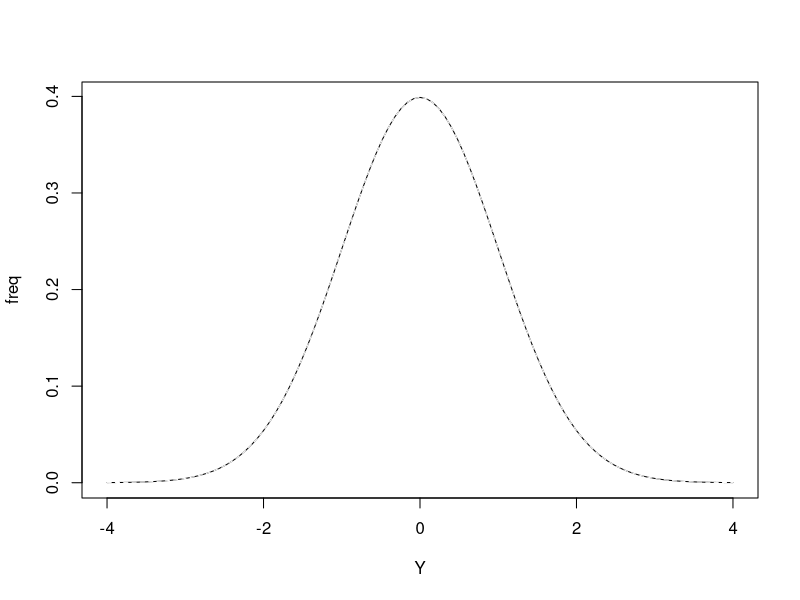
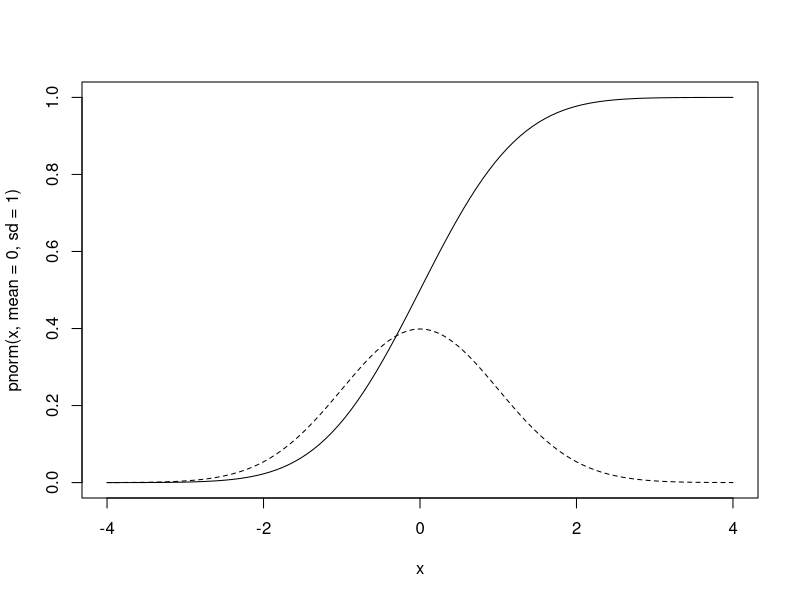
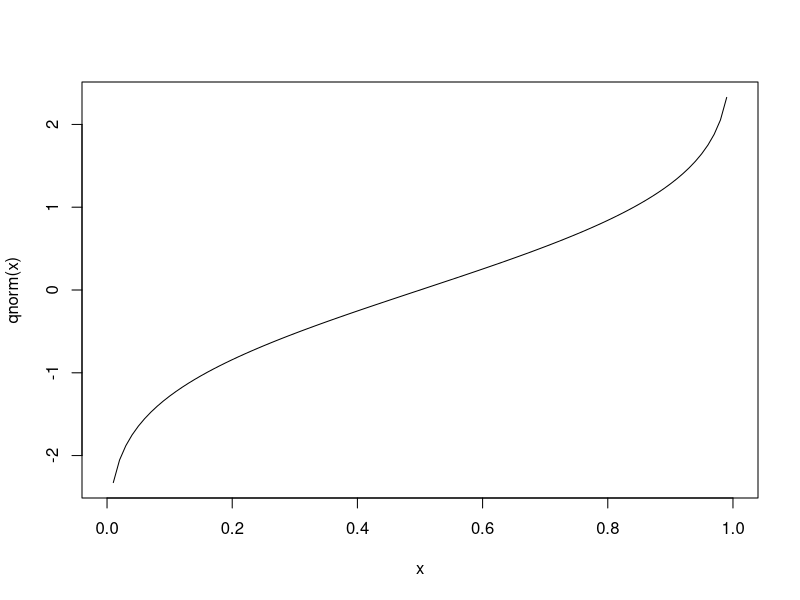

Here is the R script that generated these plots, in order:
#Chapter 6 moves on from discrete distributions to the normal distribution, 
#a continuous distribution that will be the basis of most statistics in the book.

#Section 6.1 discusses frequency distributions of continuous variables briefly.

#Section 6.2 Properties of the Normal Distribution

#Let's check where it is.
?Distributions
?dnorm

#We can draw the normal distribution in a custom function as a plot using curve()
#and equation 6.1 on page 95.
normal.manual<-function(mean, sd){
curve((1/(sd*sqrt(2*pi)))*exp((-((x-mean)/sd)^2)/2),
      -4, 4, #go from -4 to +4 standard deviations.
      add = FALSE,
      ylab="freq",
      xlab="Y",
      type = "l")
}
normal.manual(0,1)

#You can get this automatically in R with dnorm.
curve(dnorm(x, mean=0, sd=1),
      -4, 4,
      col="white",
      lty="dashed",
      add=TRUE)
#I added a white dashed line over the original black line so you can see that they follow the same path.

#You can draw any of the distributions in Figure 6.2 using these functions 
#(either the R one or the one we just made).

#Figure 6.3 shows the cumulative normal distribution function.

#Let's do that and then plot the normal probability density function on it.
#Cumulative first since that plot will go from 0 to 1.
curve(pnorm(x, mean=0, sd=1),
      -4, 4,
      lty="solid")

#Then add the normal probability density function (like the one we made earlier, just with the default line color).
curve(dnorm(x, mean=0, sd=1),
      -4, 4,
      lty="dashed",
      add=TRUE)

#To get out some of the values  shown in page 96, we use pnorm().
#http://stackoverflow.com/questions/34236648/r-function-to-calculate-area-under-the-normal-curve-between-adjacent-standard-de

pnorm(0, mean=0, sd=1)
#Just adding one value gives you a point estimate.
#50% will be found at zero.

#The other values shown in Figure 6.3
pnorm(-1)
pnorm(-2)
#0 and 1 are the default values, so you can leave them out if you want in this case.
#If you add more than one, it will tell you the values.
(pnorm(0:1))
#Use diff as suggested here to get the area under the curve.
diff(pnorm(0:1))
#This works because it uses the cumulative function to calculate it.
#If you go from -1 to 1 you get the 68.27% shown under Figure 6.2 and on page 96.

#To go the other way, i.e. to see where 50% of the items fall, you have to use qnorm.
#Let's see what qnorm looks like.
curve(qnorm(x))
#It is essentially tipping Figure 6.3 on its side.
#The frequency is now x on the x-axis, and the standard deviations are the y axis.
#You can get the point values in Figure 6.3 this way:
qnorm(0.5)
qnorm(0.1587)
qnorm(0.0228)
#The last two are close with rounding since those values in Figure 6.3 were rounded.
#How to get the values on page 96, of where 50%, 95%, etc of items are found?
qnorm(0.5+0.5*0.5)
qnorm(0.95+0.5*0.05)
qnorm(0.99+0.5*0.01)
#The values that you input are not the percent values given on page 96.
#You put them in proportions (the quantile you want to get) PLUS
#half of the remaining value.
#If you put in 0.95, it will go from 0 to 0.95.  That isn't centered at the mean of 0,
#where the 50% quantile is.  There is 0.05 left at the end.  So we divide it by two
#to put it on either end.
#You would get the negative number for the standard deviation if you put in the opposite value.
qnorm(0.5*0.01)
#This also explains it nicely down where it starts talking about qnorm.
#https://cran.r-project.org/web/packages/tigerstats/vignettes/qnorm.html

#Finally on pg. 98, they show calculation of standard deviates.
#This is described in such a way that they seem to be z scores.
#You can easily calculate this manually.
z.score<-function(x){
  (x-mean(x))/sd(x)
}

x<-c(1,2,3)
z.score(x)
#You can also use the scale() function.
#https://www.r-bloggers.com/r-tutorial-series-centering-variables-and-generating-z-scores-with-the-scale-function/

#Section 6.3
#Following box 6.2 to manually make a Q-Q plot to understand how they are built.

#Then how to do them in R automatically.

#The rankits in box 6.2 are done this way.

#Look up Q-Q calculation in R to see how it deals with small sample sizes.
